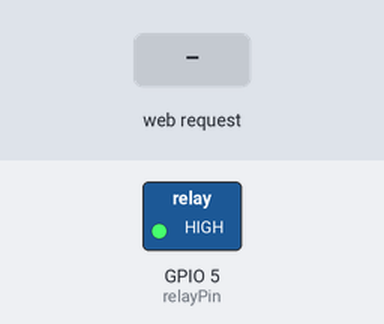
Simulated run of this sketch. Board: ESP32. Shown: switched loads named in the sketch (green lamp = pin HIGH). The test bench sets the inputs (shaded band). WiFi joins after 1.5 s; servers stay silent unless stated.

Above: at 2.7 s.
2.8 s: HTTP request GET /on received
At 3.5 s:
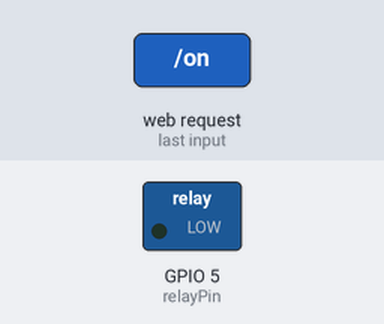
4.3 s: HTTP request GET /off received
At 4.6 s:
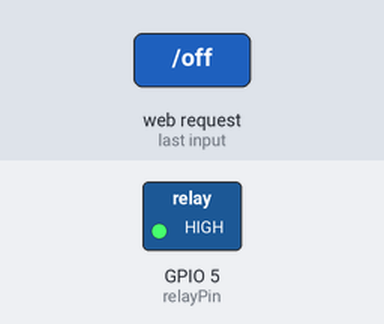
Timing chart, 0 to 7.3 s (numbered marks = the images above; inputs shaded):
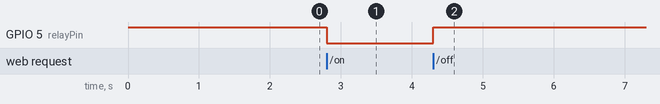

The sketch:

esp32_webserver_relay_control.ino
```cpp
#include <WiFi.h>
#include <WebServer.h>

const char* ssid = "YOUR_SSID";
const char* password = "YOUR_PASSWORD";

WebServer server(80);
int relayPin = 5;

void handleOn() {
  digitalWrite(relayPin, LOW);
  server.send(200, "text/plain", "Relay ON");
}

void handleOff() {
  digitalWrite(relayPin, HIGH);
  server.send(200, "text/plain", "Relay OFF");
}

void setup() {
  pinMode(relayPin, OUTPUT);
  digitalWrite(relayPin, HIGH);
  Serial.begin(115200);
  WiFi.begin(ssid, password);
  while (WiFi.status() != WL_CONNECTED) { delay(500); }
  server.on("/on", handleOn);
  server.on("/off", handleOff);
  server.begin();
}

void loop() {
  server.handleClient();
}
```

Measured:
- after the input at 2.8 s, GPIO 5 (relayPin): HIGH → LOW at once
- after the input at 4.3 s, GPIO 5 (relayPin): LOW → HIGH at once
